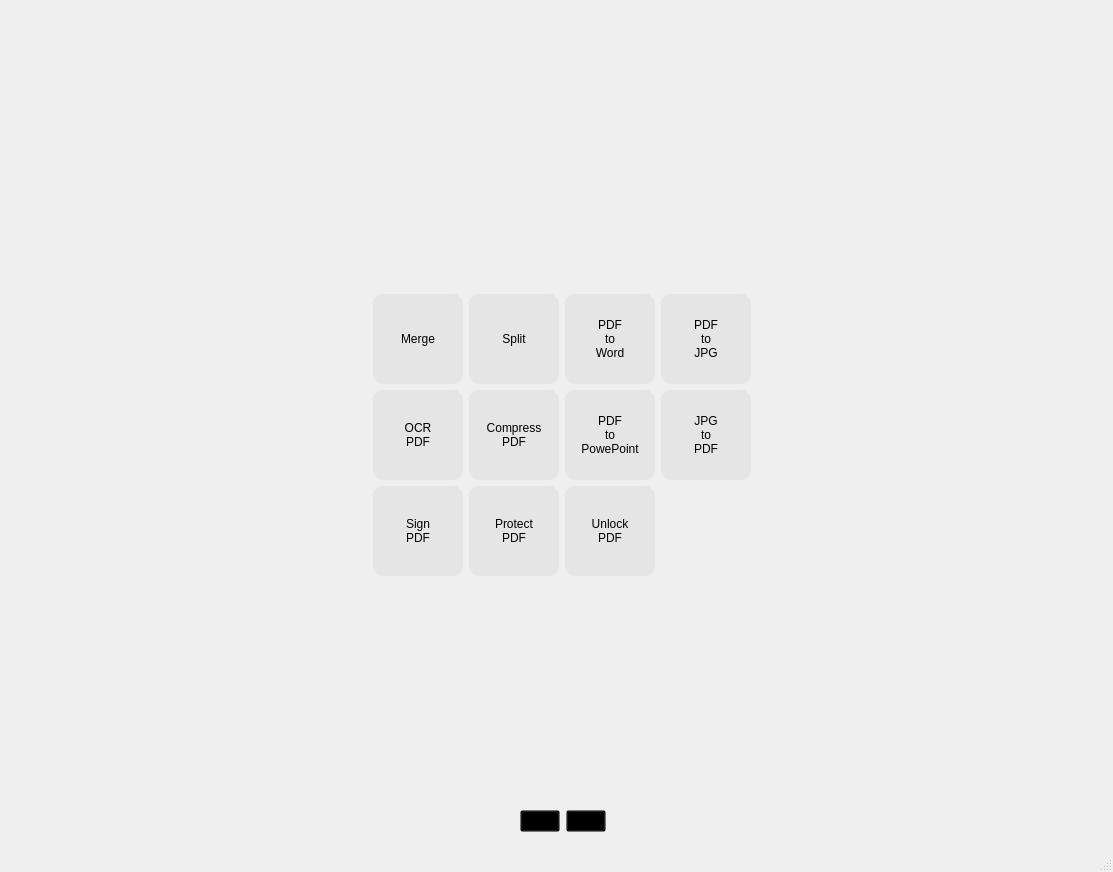
<?xml version="1.0" encoding="UTF-8"?>
<ui version="4.0">
 <class>MainWindow</class>
 <widget class="QMainWindow" name="MainWindow">
  <property name="geometry">
   <rect>
    <x>0</x>
    <y>0</y>
    <width>1113</width>
    <height>872</height>
   </rect>
  </property>
  <property name="sizePolicy">
   <sizepolicy hsizetype="Ignored" vsizetype="Preferred">
    <horstretch>0</horstretch>
    <verstretch>0</verstretch>
   </sizepolicy>
  </property>
  <property name="minimumSize">
   <size>
    <width>321</width>
    <height>346</height>
   </size>
  </property>
  <property name="windowTitle">
   <string>MainWindow</string>
  </property>
  <property name="windowIcon">
   <iconset>
    <normaloff>C:/Users/Amit Maurya/Downloads/favicon.ico</normaloff>C:/Users/Amit Maurya/Downloads/favicon.ico</iconset>
  </property>
  <property name="toolButtonStyle">
   <enum>Qt::ToolButtonTextBesideIcon</enum>
  </property>
  <property name="animated">
   <bool>true</bool>
  </property>
  <property name="documentMode">
   <bool>false</bool>
  </property>
  <property name="unifiedTitleAndToolBarOnMac">
   <bool>false</bool>
  </property>
  <widget class="QWidget" name="centralwidget">
   <property name="styleSheet">
    <string notr="true"/>
   </property>
   <layout class="QGridLayout" name="gridLayout">
    <item row="0" column="0" colspan="3">
     <widget class="QWidget" name="widget_3" native="true">
      <property name="minimumSize">
       <size>
        <width>0</width>
        <height>60</height>
       </size>
      </property>
      <property name="maximumSize">
       <size>
        <width>16777215</width>
        <height>60</height>
       </size>
      </property>
      <layout class="QGridLayout" name="gridLayout_3">
       <property name="leftMargin">
        <number>0</number>
       </property>
       <property name="topMargin">
        <number>0</number>
       </property>
       <property name="rightMargin">
        <number>0</number>
       </property>
       <property name="bottomMargin">
        <number>0</number>
       </property>
       <property name="spacing">
        <number>0</number>
       </property>
       <item row="0" column="0">
        <widget class="QLabel" name="label">
         <property name="minimumSize">
          <size>
           <width>161</width>
           <height>40</height>
          </size>
         </property>
         <property name="maximumSize">
          <size>
           <width>161</width>
           <height>40</height>
          </size>
         </property>
         <property name="font">
          <font>
           <pointsize>13</pointsize>
          </font>
         </property>
         <property name="text">
          <string/>
         </property>
         <property name="pixmap">
          <pixmap>../../icons/4pdfLogo.png</pixmap>
         </property>
         <property name="scaledContents">
          <bool>true</bool>
         </property>
         <property name="alignment">
          <set>Qt::AlignCenter</set>
         </property>
        </widget>
       </item>
      </layout>
     </widget>
    </item>
    <item row="1" column="2">
     <widget class="QStackedWidget" name="stackedWidget">
      <property name="acceptDrops">
       <bool>false</bool>
      </property>
      <property name="styleSheet">
       <string notr="true">QPushButton:hover{

background: rgb(204, 204, 204);
border-radius: 10px
	
}</string>
      </property>
      <property name="frameShape">
       <enum>QFrame::NoFrame</enum>
      </property>
      <property name="frameShadow">
       <enum>QFrame::Plain</enum>
      </property>
      <property name="currentIndex">
       <number>0</number>
      </property>
      <widget class="QWidget" name="page">
       <layout class="QGridLayout" name="gridLayout_12">
        <item row="0" column="1">
         <widget class="QWidget" name="widget_4" native="true">
          <property name="sizePolicy">
           <sizepolicy hsizetype="Maximum" vsizetype="Maximum">
            <horstretch>0</horstretch>
            <verstretch>0</verstretch>
           </sizepolicy>
          </property>
          <property name="styleSheet">
           <string notr="true">QPushButton{


background:rgb(229, 229, 229);
border-radius: 10px
	
}

QPushButton:hover{

background: rgb(204, 204, 204);
border-radius: 10px
	
}

QPushButton:pressed{

background: rgb(127, 127, 127);
border-radius: 10px
	
}</string>
          </property>
          <layout class="QGridLayout" name="gridLayout_17">
           <item row="0" column="2">
            <widget class="QPushButton" name="pushButton_8">
             <property name="sizePolicy">
              <sizepolicy hsizetype="MinimumExpanding" vsizetype="MinimumExpanding">
               <horstretch>0</horstretch>
               <verstretch>0</verstretch>
              </sizepolicy>
             </property>
             <property name="minimumSize">
              <size>
               <width>90</width>
               <height>90</height>
              </size>
             </property>
             <property name="maximumSize">
              <size>
               <width>150</width>
               <height>150</height>
              </size>
             </property>
             <property name="text">
              <string>PDF
to
Word</string>
             </property>
            </widget>
           </item>
           <item row="2" column="0">
            <widget class="QPushButton" name="pushButton_18">
             <property name="sizePolicy">
              <sizepolicy hsizetype="MinimumExpanding" vsizetype="MinimumExpanding">
               <horstretch>0</horstretch>
               <verstretch>0</verstretch>
              </sizepolicy>
             </property>
             <property name="minimumSize">
              <size>
               <width>90</width>
               <height>90</height>
              </size>
             </property>
             <property name="maximumSize">
              <size>
               <width>150</width>
               <height>150</height>
              </size>
             </property>
             <property name="text">
              <string>Sign
PDF</string>
             </property>
            </widget>
           </item>
           <item row="1" column="2">
            <widget class="QPushButton" name="pushButton_9">
             <property name="sizePolicy">
              <sizepolicy hsizetype="MinimumExpanding" vsizetype="MinimumExpanding">
               <horstretch>0</horstretch>
               <verstretch>0</verstretch>
              </sizepolicy>
             </property>
             <property name="minimumSize">
              <size>
               <width>90</width>
               <height>90</height>
              </size>
             </property>
             <property name="maximumSize">
              <size>
               <width>150</width>
               <height>150</height>
              </size>
             </property>
             <property name="text">
              <string>PDF
to
PowePoint</string>
             </property>
            </widget>
           </item>
           <item row="1" column="0">
            <widget class="QPushButton" name="pushButton_5">
             <property name="sizePolicy">
              <sizepolicy hsizetype="MinimumExpanding" vsizetype="MinimumExpanding">
               <horstretch>0</horstretch>
               <verstretch>0</verstretch>
              </sizepolicy>
             </property>
             <property name="minimumSize">
              <size>
               <width>90</width>
               <height>90</height>
              </size>
             </property>
             <property name="maximumSize">
              <size>
               <width>150</width>
               <height>150</height>
              </size>
             </property>
             <property name="text">
              <string>OCR
PDF</string>
             </property>
            </widget>
           </item>
           <item row="0" column="0">
            <widget class="QPushButton" name="pushButton">
             <property name="sizePolicy">
              <sizepolicy hsizetype="MinimumExpanding" vsizetype="MinimumExpanding">
               <horstretch>0</horstretch>
               <verstretch>0</verstretch>
              </sizepolicy>
             </property>
             <property name="minimumSize">
              <size>
               <width>90</width>
               <height>90</height>
              </size>
             </property>
             <property name="maximumSize">
              <size>
               <width>150</width>
               <height>150</height>
              </size>
             </property>
             <property name="text">
              <string>Merge</string>
             </property>
            </widget>
           </item>
           <item row="0" column="1">
            <widget class="QPushButton" name="pushButton_2">
             <property name="sizePolicy">
              <sizepolicy hsizetype="MinimumExpanding" vsizetype="MinimumExpanding">
               <horstretch>0</horstretch>
               <verstretch>0</verstretch>
              </sizepolicy>
             </property>
             <property name="minimumSize">
              <size>
               <width>90</width>
               <height>90</height>
              </size>
             </property>
             <property name="maximumSize">
              <size>
               <width>150</width>
               <height>150</height>
              </size>
             </property>
             <property name="text">
              <string>Split</string>
             </property>
            </widget>
           </item>
           <item row="1" column="1">
            <widget class="QPushButton" name="pushButton_6">
             <property name="sizePolicy">
              <sizepolicy hsizetype="MinimumExpanding" vsizetype="MinimumExpanding">
               <horstretch>0</horstretch>
               <verstretch>0</verstretch>
              </sizepolicy>
             </property>
             <property name="minimumSize">
              <size>
               <width>90</width>
               <height>90</height>
              </size>
             </property>
             <property name="maximumSize">
              <size>
               <width>150</width>
               <height>150</height>
              </size>
             </property>
             <property name="text">
              <string>Compress
PDF</string>
             </property>
            </widget>
           </item>
           <item row="0" column="3">
            <widget class="QPushButton" name="pushButton_16">
             <property name="sizePolicy">
              <sizepolicy hsizetype="MinimumExpanding" vsizetype="MinimumExpanding">
               <horstretch>0</horstretch>
               <verstretch>0</verstretch>
              </sizepolicy>
             </property>
             <property name="minimumSize">
              <size>
               <width>90</width>
               <height>90</height>
              </size>
             </property>
             <property name="maximumSize">
              <size>
               <width>150</width>
               <height>150</height>
              </size>
             </property>
             <property name="text">
              <string>PDF
to
JPG</string>
             </property>
            </widget>
           </item>
           <item row="1" column="3">
            <widget class="QPushButton" name="pushButton_17">
             <property name="sizePolicy">
              <sizepolicy hsizetype="MinimumExpanding" vsizetype="MinimumExpanding">
               <horstretch>0</horstretch>
               <verstretch>0</verstretch>
              </sizepolicy>
             </property>
             <property name="minimumSize">
              <size>
               <width>90</width>
               <height>90</height>
              </size>
             </property>
             <property name="maximumSize">
              <size>
               <width>150</width>
               <height>150</height>
              </size>
             </property>
             <property name="text">
              <string>JPG
to
PDF</string>
             </property>
            </widget>
           </item>
           <item row="2" column="1">
            <widget class="QPushButton" name="pushButton_19">
             <property name="sizePolicy">
              <sizepolicy hsizetype="MinimumExpanding" vsizetype="MinimumExpanding">
               <horstretch>0</horstretch>
               <verstretch>0</verstretch>
              </sizepolicy>
             </property>
             <property name="minimumSize">
              <size>
               <width>90</width>
               <height>90</height>
              </size>
             </property>
             <property name="maximumSize">
              <size>
               <width>150</width>
               <height>150</height>
              </size>
             </property>
             <property name="text">
              <string>Protect
PDF</string>
             </property>
            </widget>
           </item>
           <item row="2" column="2">
            <widget class="QPushButton" name="pushButton_20">
             <property name="sizePolicy">
              <sizepolicy hsizetype="MinimumExpanding" vsizetype="MinimumExpanding">
               <horstretch>0</horstretch>
               <verstretch>0</verstretch>
              </sizepolicy>
             </property>
             <property name="minimumSize">
              <size>
               <width>90</width>
               <height>90</height>
              </size>
             </property>
             <property name="maximumSize">
              <size>
               <width>150</width>
               <height>150</height>
              </size>
             </property>
             <property name="text">
              <string>Unlock
PDF</string>
             </property>
            </widget>
           </item>
          </layout>
         </widget>
        </item>
       </layout>
      </widget>
      <widget class="QWidget" name="page_2">
       <widget class="QTabWidget" name="tabWidget">
        <property name="geometry">
         <rect>
          <x>80</x>
          <y>80</y>
          <width>753</width>
          <height>681</height>
         </rect>
        </property>
        <property name="sizePolicy">
         <sizepolicy hsizetype="Expanding" vsizetype="Expanding">
          <horstretch>0</horstretch>
          <verstretch>0</verstretch>
         </sizepolicy>
        </property>
        <property name="cursor">
         <cursorShape>ArrowCursor</cursorShape>
        </property>
        <property name="layoutDirection">
         <enum>Qt::LeftToRight</enum>
        </property>
        <property name="currentIndex">
         <number>0</number>
        </property>
        <property name="iconSize">
         <size>
          <width>13</width>
          <height>13</height>
         </size>
        </property>
        <property name="tabBarAutoHide">
         <bool>false</bool>
        </property>
        <widget class="QWidget" name="megerTab">
         <attribute name="icon">
          <iconset>
           <normaloff>../../icons/merge.png</normaloff>../../icons/merge.png</iconset>
         </attribute>
         <attribute name="title">
          <string>Merger</string>
         </attribute>
         <layout class="QGridLayout" name="gridLayout_2">
          <item row="0" column="2">
           <widget class="QWidget" name="widget" native="true">
            <property name="sizePolicy">
             <sizepolicy hsizetype="Maximum" vsizetype="Preferred">
              <horstretch>0</horstretch>
              <verstretch>0</verstretch>
             </sizepolicy>
            </property>
            <property name="maximumSize">
             <size>
              <width>16777215</width>
              <height>200</height>
             </size>
            </property>
            <layout class="QGridLayout" name="gridLayout_5">
             <item row="0" column="0">
              <widget class="QPushButton" name="add_file_bttn">
               <property name="maximumSize">
                <size>
                 <width>100</width>
                 <height>16777215</height>
                </size>
               </property>
               <property name="text">
                <string>Add File</string>
               </property>
               <property name="icon">
                <iconset>
                 <normaloff>../../icons/add.ico</normaloff>../../icons/add.ico</iconset>
               </property>
              </widget>
             </item>
             <item row="1" column="0">
              <spacer name="verticalSpacer">
               <property name="orientation">
                <enum>Qt::Vertical</enum>
               </property>
               <property name="sizeHint" stdset="0">
                <size>
                 <width>20</width>
                 <height>40</height>
                </size>
               </property>
              </spacer>
             </item>
            </layout>
           </widget>
          </item>
          <item row="4" column="0" rowspan="2" colspan="3">
           <spacer name="verticalSpacer_2">
            <property name="orientation">
             <enum>Qt::Vertical</enum>
            </property>
            <property name="sizeHint" stdset="0">
             <size>
              <width>725</width>
              <height>77</height>
             </size>
            </property>
           </spacer>
          </item>
          <item row="6" column="0" colspan="3">
           <widget class="QPushButton" name="merge_bttn">
            <property name="text">
             <string>Start Merge</string>
            </property>
           </widget>
          </item>
          <item row="0" column="0" colspan="2">
           <widget class="QTableWidget" name="tableWidget">
            <property name="sizePolicy">
             <sizepolicy hsizetype="MinimumExpanding" vsizetype="Expanding">
              <horstretch>0</horstretch>
              <verstretch>0</verstretch>
             </sizepolicy>
            </property>
            <property name="maximumSize">
             <size>
              <width>16777215</width>
              <height>200</height>
             </size>
            </property>
            <property name="focusPolicy">
             <enum>Qt::StrongFocus</enum>
            </property>
            <property name="whatsThis">
             <string>&lt;html&gt;&lt;head/&gt;&lt;body&gt;&lt;p&gt;This is Merger&lt;/p&gt;&lt;p&gt;jfkldfgddf&lt;/p&gt;&lt;p&gt;3g&lt;/p&gt;&lt;p&gt;dfgd&lt;/p&gt;&lt;p&gt;df&lt;/p&gt;&lt;p&gt;g&lt;/p&gt;&lt;p&gt;d&lt;/p&gt;&lt;p&gt;fg&lt;/p&gt;&lt;p&gt;d&lt;/p&gt;&lt;p&gt;df&lt;/p&gt;&lt;p&gt;g&lt;/p&gt;&lt;p&gt;&lt;br/&gt;&lt;/p&gt;&lt;p&gt;f&lt;/p&gt;&lt;/body&gt;&lt;/html&gt;</string>
            </property>
            <property name="editTriggers">
             <set>QAbstractItemView::NoEditTriggers</set>
            </property>
            <property name="dragDropOverwriteMode">
             <bool>false</bool>
            </property>
            <property name="dragDropMode">
             <enum>QAbstractItemView::NoDragDrop</enum>
            </property>
            <property name="alternatingRowColors">
             <bool>true</bool>
            </property>
            <property name="textElideMode">
             <enum>Qt::ElideLeft</enum>
            </property>
            <property name="verticalScrollMode">
             <enum>QAbstractItemView::ScrollPerPixel</enum>
            </property>
            <property name="horizontalScrollMode">
             <enum>QAbstractItemView::ScrollPerPixel</enum>
            </property>
            <property name="gridStyle">
             <enum>Qt::DashLine</enum>
            </property>
            <property name="sortingEnabled">
             <bool>false</bool>
            </property>
            <property name="cornerButtonEnabled">
             <bool>false</bool>
            </property>
            <attribute name="horizontalHeaderStretchLastSection">
             <bool>true</bool>
            </attribute>
            <column>
             <property name="text">
              <string>Name</string>
             </property>
            </column>
            <column>
             <property name="text">
              <string>Size</string>
             </property>
            </column>
            <column>
             <property name="text">
              <string>Pages</string>
             </property>
            </column>
            <column>
             <property name="text">
              <string/>
             </property>
            </column>
            <column>
             <property name="text">
              <string/>
             </property>
            </column>
           </widget>
          </item>
          <item row="1" column="0" colspan="2">
           <widget class="QFrame" name="frame">
            <property name="sizePolicy">
             <sizepolicy hsizetype="Preferred" vsizetype="Maximum">
              <horstretch>0</horstretch>
              <verstretch>0</verstretch>
             </sizepolicy>
            </property>
            <property name="frameShape">
             <enum>QFrame::StyledPanel</enum>
            </property>
            <property name="frameShadow">
             <enum>QFrame::Raised</enum>
            </property>
            <layout class="QGridLayout" name="gridLayout_11">
             <item row="0" column="2">
              <spacer name="horizontalSpacer_4">
               <property name="orientation">
                <enum>Qt::Horizontal</enum>
               </property>
               <property name="sizeHint" stdset="0">
                <size>
                 <width>40</width>
                 <height>20</height>
                </size>
               </property>
              </spacer>
             </item>
             <item row="0" column="1">
              <widget class="QLineEdit" name="mergeEncryptPass">
               <property name="maximumSize">
                <size>
                 <width>150</width>
                 <height>16777215</height>
                </size>
               </property>
               <property name="echoMode">
                <enum>QLineEdit::PasswordEchoOnEdit</enum>
               </property>
               <property name="placeholderText">
                <string>Password</string>
               </property>
              </widget>
             </item>
             <item row="0" column="0">
              <widget class="QCheckBox" name="mergeEncryptCheck">
               <property name="text">
                <string>Add Encryption</string>
               </property>
              </widget>
             </item>
            </layout>
           </widget>
          </item>
         </layout>
        </widget>
        <widget class="QWidget" name="splitterTab">
         <attribute name="icon">
          <iconset>
           <normaloff>../../icons/division.png</normaloff>../../icons/division.png</iconset>
         </attribute>
         <attribute name="title">
          <string>Splitter</string>
         </attribute>
         <layout class="QGridLayout" name="gridLayout_7">
          <item row="2" column="0" colspan="2">
           <widget class="QFrame" name="frame_2">
            <property name="frameShape">
             <enum>QFrame::NoFrame</enum>
            </property>
            <property name="frameShadow">
             <enum>QFrame::Raised</enum>
            </property>
            <layout class="QGridLayout" name="gridLayout_13">
             <item row="0" column="0">
              <widget class="QCheckBox" name="splitEncryptCheck">
               <property name="text">
                <string>Add Encryption</string>
               </property>
              </widget>
             </item>
             <item row="0" column="1">
              <widget class="QLineEdit" name="splitEncryptPass">
               <property name="maximumSize">
                <size>
                 <width>150</width>
                 <height>16777215</height>
                </size>
               </property>
               <property name="echoMode">
                <enum>QLineEdit::PasswordEchoOnEdit</enum>
               </property>
               <property name="placeholderText">
                <string>Password</string>
               </property>
              </widget>
             </item>
             <item row="0" column="2">
              <spacer name="horizontalSpacer_6">
               <property name="orientation">
                <enum>Qt::Horizontal</enum>
               </property>
               <property name="sizeHint" stdset="0">
                <size>
                 <width>77</width>
                 <height>20</height>
                </size>
               </property>
              </spacer>
             </item>
            </layout>
           </widget>
          </item>
          <item row="1" column="2">
           <spacer name="horizontalSpacer_3">
            <property name="orientation">
             <enum>Qt::Horizontal</enum>
            </property>
            <property name="sizeType">
             <enum>QSizePolicy::MinimumExpanding</enum>
            </property>
            <property name="sizeHint" stdset="0">
             <size>
              <width>40</width>
              <height>20</height>
             </size>
            </property>
           </spacer>
          </item>
          <item row="4" column="0" colspan="3">
           <widget class="QPushButton" name="split_bttn">
            <property name="text">
             <string>Start Split</string>
            </property>
           </widget>
          </item>
          <item row="1" column="0">
           <widget class="QGroupBox" name="split_page_gb">
            <property name="title">
             <string>For Specific Page</string>
            </property>
            <property name="flat">
             <bool>false</bool>
            </property>
            <property name="checkable">
             <bool>true</bool>
            </property>
            <property name="checked">
             <bool>false</bool>
            </property>
            <layout class="QGridLayout" name="gridLayout_9">
             <item row="0" column="1">
              <widget class="QLabel" name="label_2">
               <property name="maximumSize">
                <size>
                 <width>16777215</width>
                 <height>20</height>
                </size>
               </property>
               <property name="text">
                <string>Page Number </string>
               </property>
              </widget>
             </item>
             <item row="0" column="0">
              <widget class="QSpinBox" name="page_no">
               <property name="maximumSize">
                <size>
                 <width>50</width>
                 <height>16777215</height>
                </size>
               </property>
               <property name="maximum">
                <number>1000</number>
               </property>
              </widget>
             </item>
            </layout>
           </widget>
          </item>
          <item row="0" column="0" colspan="3">
           <widget class="QGroupBox" name="groupBox_2">
            <property name="title">
             <string>Choose PDF File</string>
            </property>
            <layout class="QGridLayout" name="gridLayout_8">
             <item row="0" column="0">
              <widget class="QLineEdit" name="pdf_path_split">
               <property name="maximumSize">
                <size>
                 <width>400</width>
                 <height>16777215</height>
                </size>
               </property>
               <property name="placeholderText">
                <string>PDF File Path</string>
               </property>
              </widget>
             </item>
             <item row="0" column="2">
              <spacer name="horizontalSpacer">
               <property name="orientation">
                <enum>Qt::Horizontal</enum>
               </property>
               <property name="sizeHint" stdset="0">
                <size>
                 <width>40</width>
                 <height>20</height>
                </size>
               </property>
              </spacer>
             </item>
             <item row="0" column="1">
              <widget class="QPushButton" name="browserFile_bttn">
               <property name="text">
                <string>Browse</string>
               </property>
              </widget>
             </item>
             <item row="1" column="0">
              <widget class="QLabel" name="label_3">
               <property name="text">
                <string/>
               </property>
              </widget>
             </item>
            </layout>
           </widget>
          </item>
          <item row="1" column="1">
           <widget class="QGroupBox" name="split_range_gb">
            <property name="title">
             <string>For Range</string>
            </property>
            <property name="flat">
             <bool>false</bool>
            </property>
            <property name="checkable">
             <bool>true</bool>
            </property>
            <layout class="QGridLayout" name="gridLayout_10">
             <item row="0" column="1">
              <widget class="QLabel" name="label_4">
               <property name="sizePolicy">
                <sizepolicy hsizetype="Maximum" vsizetype="Preferred">
                 <horstretch>0</horstretch>
                 <verstretch>0</verstretch>
                </sizepolicy>
               </property>
               <property name="maximumSize">
                <size>
                 <width>16777215</width>
                 <height>20</height>
                </size>
               </property>
               <property name="text">
                <string>From </string>
               </property>
              </widget>
             </item>
             <item row="0" column="2">
              <widget class="QSpinBox" name="page_from">
               <property name="maximumSize">
                <size>
                 <width>50</width>
                 <height>16777215</height>
                </size>
               </property>
               <property name="minimum">
                <number>1</number>
               </property>
               <property name="maximum">
                <number>1000</number>
               </property>
              </widget>
             </item>
             <item row="0" column="5">
              <widget class="QSpinBox" name="page_to">
               <property name="maximumSize">
                <size>
                 <width>50</width>
                 <height>16777215</height>
                </size>
               </property>
               <property name="minimum">
                <number>1</number>
               </property>
               <property name="maximum">
                <number>1000</number>
               </property>
              </widget>
             </item>
             <item row="0" column="4">
              <widget class="QLabel" name="label_5">
               <property name="sizePolicy">
                <sizepolicy hsizetype="Maximum" vsizetype="Preferred">
                 <horstretch>0</horstretch>
                 <verstretch>0</verstretch>
                </sizepolicy>
               </property>
               <property name="maximumSize">
                <size>
                 <width>16777215</width>
                 <height>20</height>
                </size>
               </property>
               <property name="text">
                <string>To</string>
               </property>
              </widget>
             </item>
             <item row="0" column="3">
              <spacer name="horizontalSpacer_2">
               <property name="orientation">
                <enum>Qt::Horizontal</enum>
               </property>
               <property name="sizeType">
                <enum>QSizePolicy::Maximum</enum>
               </property>
               <property name="sizeHint" stdset="0">
                <size>
                 <width>10</width>
                 <height>20</height>
                </size>
               </property>
              </spacer>
             </item>
            </layout>
           </widget>
          </item>
          <item row="3" column="0" colspan="2">
           <spacer name="verticalSpacer_4">
            <property name="orientation">
             <enum>Qt::Vertical</enum>
            </property>
            <property name="sizeHint" stdset="0">
             <size>
              <width>20</width>
              <height>40</height>
             </size>
            </property>
           </spacer>
          </item>
         </layout>
        </widget>
        <widget class="QWidget" name="tab">
         <attribute name="icon">
          <iconset>
           <normaloff>../../icons/file-download.png</normaloff>../../icons/file-download.png</iconset>
         </attribute>
         <attribute name="title">
          <string>Extract Text</string>
         </attribute>
         <layout class="QGridLayout" name="gridLayout_15">
          <item row="1" column="0" colspan="2">
           <widget class="QTextEdit" name="textEdit"/>
          </item>
          <item row="2" column="0" colspan="2">
           <widget class="QFrame" name="frame_3">
            <property name="frameShape">
             <enum>QFrame::StyledPanel</enum>
            </property>
            <property name="frameShadow">
             <enum>QFrame::Raised</enum>
            </property>
            <layout class="QGridLayout" name="gridLayout_14">
             <property name="leftMargin">
              <number>0</number>
             </property>
             <property name="rightMargin">
              <number>0</number>
             </property>
             <item row="1" column="2">
              <widget class="QSpinBox" name="extractPageNo">
               <property name="minimumSize">
                <size>
                 <width>50</width>
                 <height>0</height>
                </size>
               </property>
               <property name="maximumSize">
                <size>
                 <width>50</width>
                 <height>16777215</height>
                </size>
               </property>
               <property name="minimum">
                <number>1</number>
               </property>
               <property name="maximum">
                <number>5000</number>
               </property>
               <property name="value">
                <number>1</number>
               </property>
              </widget>
             </item>
             <item row="1" column="0">
              <widget class="QLineEdit" name="pdf_path_extract">
               <property name="maximumSize">
                <size>
                 <width>400</width>
                 <height>16777215</height>
                </size>
               </property>
               <property name="placeholderText">
                <string>PDF File Path</string>
               </property>
              </widget>
             </item>
             <item row="1" column="1">
              <widget class="QPushButton" name="browserFile_bttn_2">
               <property name="text">
                <string>Browse</string>
               </property>
              </widget>
             </item>
             <item row="1" column="3">
              <widget class="QPushButton" name="browserFile_bttn_3">
               <property name="text">
                <string>Extract</string>
               </property>
              </widget>
             </item>
             <item row="1" column="4">
              <spacer name="horizontalSpacer_7">
               <property name="orientation">
                <enum>Qt::Horizontal</enum>
               </property>
               <property name="sizeHint" stdset="0">
                <size>
                 <width>40</width>
                 <height>20</height>
                </size>
               </property>
              </spacer>
             </item>
             <item row="0" column="0" colspan="5">
              <widget class="QLabel" name="label_6">
               <property name="sizePolicy">
                <sizepolicy hsizetype="MinimumExpanding" vsizetype="Maximum">
                 <horstretch>0</horstretch>
                 <verstretch>0</verstretch>
                </sizepolicy>
               </property>
               <property name="text">
                <string/>
               </property>
               <property name="wordWrap">
                <bool>true</bool>
               </property>
              </widget>
             </item>
            </layout>
           </widget>
          </item>
         </layout>
        </widget>
        <widget class="QWidget" name="tab_2">
         <attribute name="icon">
          <iconset>
           <normaloff>../../icons/005-switch.png</normaloff>../../icons/005-switch.png</iconset>
         </attribute>
         <attribute name="title">
          <string>Setting</string>
         </attribute>
         <layout class="QGridLayout" name="gridLayout_4">
          <item row="0" column="0">
           <widget class="QWidget" name="widget_2" native="true">
            <property name="sizePolicy">
             <sizepolicy hsizetype="Preferred" vsizetype="Maximum">
              <horstretch>0</horstretch>
              <verstretch>0</verstretch>
             </sizepolicy>
            </property>
            <property name="minimumSize">
             <size>
              <width>0</width>
              <height>0</height>
             </size>
            </property>
            <layout class="QGridLayout" name="gridLayout_6">
             <item row="0" column="0">
              <widget class="QGroupBox" name="groupBox">
               <property name="sizePolicy">
                <sizepolicy hsizetype="Maximum" vsizetype="Maximum">
                 <horstretch>0</horstretch>
                 <verstretch>0</verstretch>
                </sizepolicy>
               </property>
               <property name="title">
                <string>Theme</string>
               </property>
               <layout class="QVBoxLayout" name="verticalLayout">
                <item>
                 <widget class="QRadioButton" name="darkMode_rb">
                  <property name="text">
                   <string>Dark</string>
                  </property>
                  <property name="icon">
                   <iconset>
                    <normaloff>../../icons/moon.png</normaloff>../../icons/moon.png</iconset>
                  </property>
                 </widget>
                </item>
                <item>
                 <widget class="QRadioButton" name="lightMode_rb">
                  <property name="text">
                   <string>Light</string>
                  </property>
                  <property name="icon">
                   <iconset>
                    <normaloff>../../icons/sunny.png</normaloff>../../icons/sunny.png</iconset>
                  </property>
                  <property name="checked">
                   <bool>true</bool>
                  </property>
                 </widget>
                </item>
               </layout>
              </widget>
             </item>
            </layout>
           </widget>
          </item>
          <item row="1" column="0">
           <spacer name="verticalSpacer_3">
            <property name="orientation">
             <enum>Qt::Vertical</enum>
            </property>
            <property name="sizeHint" stdset="0">
             <size>
              <width>20</width>
              <height>196</height>
             </size>
            </property>
           </spacer>
          </item>
         </layout>
        </widget>
       </widget>
      </widget>
     </widget>
    </item>
    <item row="2" column="2">
     <widget class="QWidget" name="widget_5" native="true">
      <property name="styleSheet">
       <string notr="true">QPushButton{

background: transparent;

	
}

QPushButton:hover{

background: rgb(204, 204, 204);
border-radius: 10px
	
}

QPushButton:pressed{

background: rgb(127, 127, 127);
border-radius: 10px
	
}</string>
      </property>
      <layout class="QHBoxLayout" name="horizontalLayout">
       <item>
        <spacer name="horizontalSpacer_5">
         <property name="orientation">
          <enum>Qt::Horizontal</enum>
         </property>
         <property name="sizeHint" stdset="0">
          <size>
           <width>40</width>
           <height>20</height>
          </size>
         </property>
        </spacer>
       </item>
       <item>
        <widget class="QPushButton" name="homeButton">
         <property name="sizePolicy">
          <sizepolicy hsizetype="Maximum" vsizetype="Fixed">
           <horstretch>0</horstretch>
           <verstretch>0</verstretch>
          </sizepolicy>
         </property>
         <property name="autoFillBackground">
          <bool>false</bool>
         </property>
         <property name="text">
          <string/>
         </property>
         <property name="icon">
          <iconset resource="../res.qrc">
           <normaloff>:/icons/assets/icons/homeIcon.png</normaloff>:/icons/assets/icons/homeIcon.png</iconset>
         </property>
         <property name="shortcut">
          <string>Shift+H</string>
         </property>
        </widget>
       </item>
       <item>
        <widget class="QPushButton" name="settingButton">
         <property name="sizePolicy">
          <sizepolicy hsizetype="Maximum" vsizetype="Fixed">
           <horstretch>0</horstretch>
           <verstretch>0</verstretch>
          </sizepolicy>
         </property>
         <property name="text">
          <string/>
         </property>
         <property name="icon">
          <iconset resource="../res.qrc">
           <normaloff>:/icons/assets/icons/settingIcon.png</normaloff>:/icons/assets/icons/settingIcon.png</iconset>
         </property>
         <property name="shortcut">
          <string>Shift+S</string>
         </property>
         <property name="default">
          <bool>false</bool>
         </property>
         <property name="flat">
          <bool>false</bool>
         </property>
        </widget>
       </item>
       <item>
        <spacer name="horizontalSpacer_8">
         <property name="orientation">
          <enum>Qt::Horizontal</enum>
         </property>
         <property name="sizeHint" stdset="0">
          <size>
           <width>40</width>
           <height>20</height>
          </size>
         </property>
        </spacer>
       </item>
      </layout>
     </widget>
    </item>
   </layout>
  </widget>
  <widget class="QStatusBar" name="statusbar"/>
 </widget>
 <resources>
  <include location="../res.qrc"/>
 </resources>
 <connections/>
</ui>
